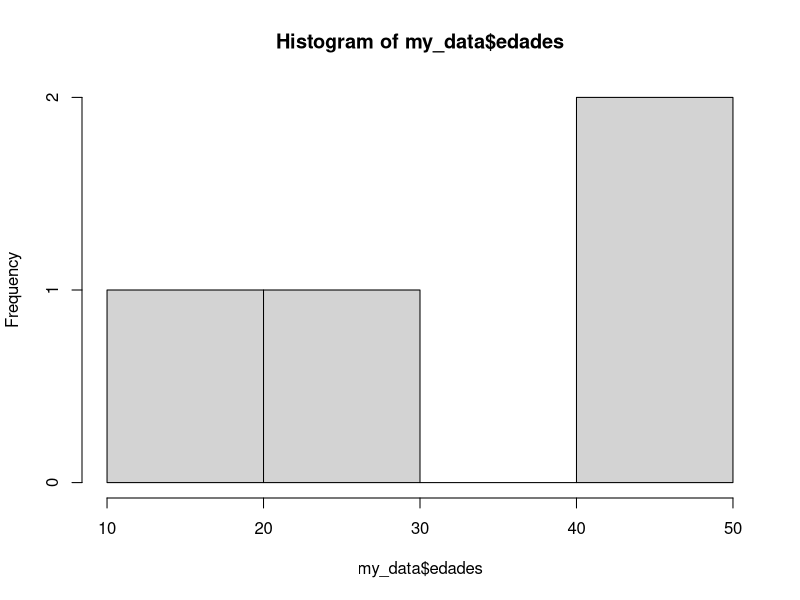

The R script that drew this image:
## ---- chunk 1


## ---- chunk 2
1 + 1
## ---- chunk 3
#| echo: false
2 * 2
## ---- chunk 4
x2 <- c(10,12,30,22,4)
# Funcion c es de "combinar"
print(x2)
x4 <- sum(x2)

edades <- c(43,41,21,11)
print("Edades:")
print(edades)
print(edades[2])
edad1 <- edades[1]
edad2 <- edades[2]
print("La suma de dos primeras edades:")
sum(edad1,edad2)
# mean es un promedio 
mean(edades)
nombre <- "Natalia"
print(nombre)
nombres <- c("Natalia","Juan","EricK","Sofia")
print(nombres[3])
print(nombres[c(1,3)])
my_data <- data.frame(nombres,edades)
my_data
print(my_data$edades)
print(my_data$edades[3])
print(my_data$edades[c(1,3)])
print(my_data[3,1])
x <- 1
y <- 2
iguales <- (x == y)
print(iguales)
hist(my_data$edades)
